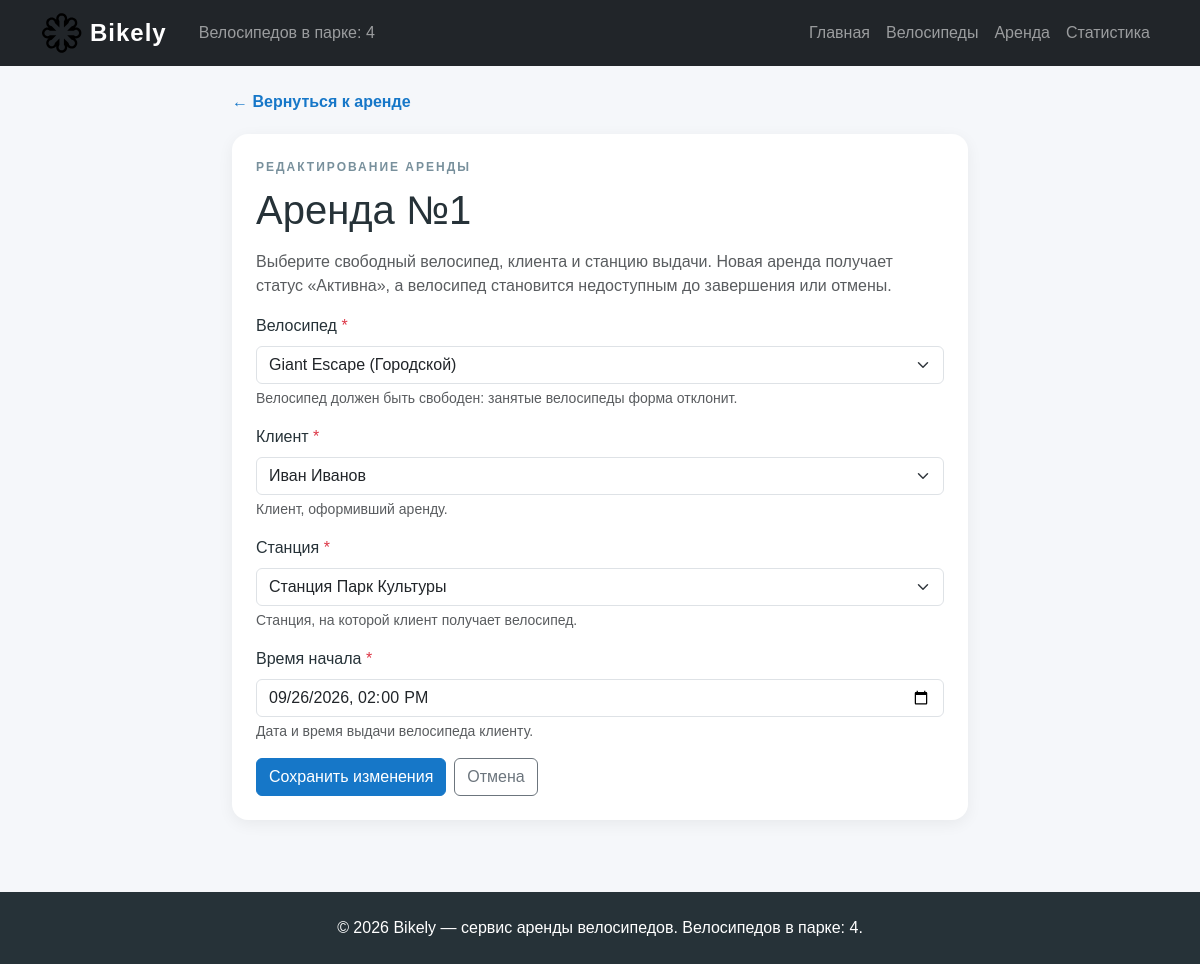
Screenshot of /rentals/1/edit/ with the database file from the repository.
### web_rentals/models.py (models this page shows, shortened)
class Rental(models.Model):
    class Status(models.TextChoices):
        ACTIVE = "active", "Активна"
        COMPLETED = "completed", "Завершена"
        CANCELLED = "cancelled", "Отменена"
    bike = models.ForeignKey(
        Bike,
        on_delete=models.PROTECT,
        related_name="rentals",
        verbose_name="Велосипед",
        help_text="Выданный клиенту велосипед.",
    )
    user = models.ForeignKey(
        User,
        on_delete=models.PROTECT,
        related_name="rentals",
        verbose_name="Клиент",
        help_text="Клиент, оформивший аренду.",
    )
    station = models.ForeignKey(
        Station,
        on_delete=models.PROTECT,
        related_name="rentals",
        verbose_name="Станция",
        help_text="Станция выдачи велосипеда.",
    )
    start_time = models.DateTimeField(
        default=timezone.now,
        verbose_name="Время начала",
        help_text="Дата и время выдачи велосипеда клиенту.",
    )
    status = models.CharField(
        max_length=20,
        choices=Status.choices,
        default=Status.ACTIVE,
        db_index=True,
        verbose_name="Статус аренды",
        help_text=(
            "Активная аренда блокирует велосипед, "
            "завершённая и отменённая — нет."
        ),
    )
    objects = RentalQuerySet.as_manager()
    class Meta:
        ordering = ["-start_time", "pk"]
        verbose_name = "Аренда"
        verbose_name_plural = "Аренды"
        indexes = [
            models.Index(
                fields=["status", "-start_time"],
                name="rental_status_start_idx",
            ),
        ]

### web_rentals/views.py (the view)
def rental_update_view(request, rental_id):
    rental = get_object_or_404(
        Rental.objects.active(),
        pk=rental_id,
    )
    old_bike_id = rental.bike_id
    if request.method == "POST":
        form = RentalForm(request.POST, instance=rental)
        if form.is_valid():
            new_bike = form.cleaned_data["bike"]
            bike_changed = new_bike.pk != old_bike_id
            bike_is_busy = (
                Rental.objects.active()
                .filter(bike=new_bike)
                .exclude(pk=rental.pk)
                .exists()
            )
            if bike_is_busy or (bike_changed and not new_bike.is_available):
                form.add_error(
                    "bike",
                    "Выбранный велосипед уже находится в активной аренде.",
                )
            else:
                with transaction.atomic():
                    updated = form.save(commit=False)
                    updated.status = Rental.Status.ACTIVE
                    updated.save()
                    Bike.objects.filter(pk=new_bike.pk).update(
                        is_available=False
                    )
                    if bike_changed:
                        Bike.objects.filter(pk=old_bike_id).update(
                            is_available=True
                        )
                return redirect(
                    "web_rentals:detail",
                    rental_id=rental.pk,
                )
    else:
        form = RentalForm(instance=rental)
    return render(
        request,
        "web_rentals/rental_form.html",
        {"form": form, "rental": rental, "is_edit": True},
    )

### web_rentals/forms.py (shortened to what this page needs)
class RentalForm(forms.ModelForm):
    start_time = forms.DateTimeField(
        label="Время начала",
        widget=forms.DateTimeInput(
            attrs={"type": "datetime-local", "class": "form-control"},
            format="%Y-%m-%dT%H:%M",
        ),
        input_formats=(
            "%Y-%m-%dT%H:%M",
            "%Y-%m-%dT%H:%M:%S",
            "%Y-%m-%d %H:%M:%S",
            "%Y-%m-%d %H:%M",
        ),
        help_text="Дата и время выдачи велосипеда клиенту.",
    )
    class Meta:
        model = Rental
        fields = ("bike", "user", "station", "start_time")
        widgets = {
            "bike": forms.Select(attrs={"class": "form-select"}),
            "user": forms.Select(attrs={"class": "form-select"}),
            "station": forms.Select(attrs={"class": "form-select"}),
        }
        labels = {
            "bike": "Велосипед",
            "user": "Клиент",
            "station": "Станция",
        }
        help_texts = {
            "bike": (
                "Велосипед должен быть свободен: занятые велосипеды "
                "форма отклонит."
            ),
            "station": "Станция, на которой клиент получает велосипед.",
        }

### web_bikes/models.py (called while the page is built)
    def __str__(self):
        return self.name

    def __str__(self):
        return f"{self.model} ({self.get_type_display()})"

### web_main/context_processors.py (called while the page is built)
def bikely_context(request):
    bike_stats = Bike.objects.aggregate(
        bikes_total=Count("id"),
        bikes_available=Count("id", filter=Q(is_available=True)),
    )
    rental_stats = Rental.objects.statistics()
    return {
        "site_name": "Bikely",
        "bikes_count": bike_stats["bikes_total"],
        "bikely_stats": {
            "bikes_total": bike_stats["bikes_total"],
            "bikes_available": bike_stats["bikes_available"],
            "rentals_total": rental_stats["total"],
            "rentals_active": rental_stats["active"],
            "rentals_completed": rental_stats["completed"],
            "rentals_cancelled": rental_stats["cancelled"],
        },
    }

### web_rentals/models.py (called while the page is built)
    def __str__(self):
        return self.name

    def active(self):
        return self.filter(status=Rental.Status.ACTIVE)

### web_rentals/templates/web_rentals/rental_form.html (shortened to what this page needs)
{% extends "base.html" %}
{% block content %}
<div class="row justify-content-center">
    <div class="col-lg-8">
        <a class="back-link"
           href="{% if is_edit %}{% url 'web_rentals:detail' rental.id %}{% else %}{% url 'web_rentals:list' %}{% endif %}">
            ← {% if is_edit %}Вернуться к аренде{% else %}Вернуться к списку аренд{% endif %}
        </a>
        <div class="data-card">
            <span class="eyebrow">
                {% if is_edit %}РЕДАКТИРОВАНИЕ АРЕНДЫ{% else %}НОВАЯ АРЕНДА{% endif %}
            </span>
            <h1 class="mb-3">
                {% if is_edit %}
                    Аренда №{{ rental.id }}
                {% else %}
                    Оформление аренды
                {% endif %}
            </h1>
            <p class="text-muted">
                Выберите свободный велосипед, клиента и станцию выдачи.
                Новая аренда получает статус «Активна», а велосипед
                становится недоступным до завершения или отмены.
            </p>
            <form method="post" novalidate>
                {% include "includes/form_field.html" with field=form.bike %}
                {% include "includes/form_field.html" with field=form.user %}
                {% include "includes/form_field.html" with field=form.station %}
                {% include "includes/form_field.html" with field=form.start_time %}
                <div class="d-flex flex-wrap gap-2">
                    <button class="btn btn-primary" type="submit">
                        {% if is_edit %}Сохранить изменения{% else %}Оформить аренду{% endif %}
                    </button>
                    <a class="btn btn-outline-secondary"
                       href="{% if is_edit %}{% url 'web_rentals:detail' rental.id %}{% else %}{% url 'web_rentals:list' %}{% endif %}">
                        Отмена
                    </a>
                </div>
            </form>
        </div>
    </div>
</div>
{% endblock %}

### templates/includes/form_field.html (shortened to what this page needs)
{% if field.field.widget.input_type == "checkbox" %}
    <div class="form-check mb-3">
        {{ field }}
        <label class="form-check-label" for="{{ field.id_for_label }}">
            {{ field.label }}
        </label>
        {% if field.help_text %}
            <div class="form-text">{{ field.help_text }}</div>
        {% endif %}
        {% for error in field.errors %}
            <div class="text-danger small">{{ error }}</div>
        {% endfor %}
    </div>
{% else %}
    <div class="mb-3">
        <label class="form-label" for="{{ field.id_for_label }}">
            {{ field.label }}
            {% if field.field.required %}
                <span class="text-danger">*</span>
            {% endif %}
        </label>
        {{ field }}
        {% if field.help_text %}
            <div class="form-text">{{ field.help_text }}</div>
        {% endif %}
    </div>
{% endif %}

### static/css/style.css (style rules this page uses)
body { background-color: #f5f7fa; color: #263238; font-family: Arial, sans-serif; min-height: 100vh; }
a { text-decoration: none; }
.feature-card, .data-card, .detail-card, .station-card { background: #ffffff; border-radius: 16px; padding: 24px; box-shadow: 0 4px 16px rgba(0, 0, 0, 0.06); transition: transform 0.2s ease, box-shadow 0.2s ease; }
.btn-primary, .btn-bikely { background-color: #1677c8; border-color: #1677c8; color: #ffffff; }
.text-link, .back-link { color: #1677c8; font-weight: bold; }
.back-link { display: inline-block; margin-bottom: 20px; }
.eyebrow { display: block; color: #78909c; font-size: 12px; font-weight: bold; letter-spacing: 2px; margin-bottom: 10px; }

### rows the page displays
Rental: id "1", bike "Giant Escape (Городской)", user "Иван Иванов", station "Станция Парк Культуры", start_time "09/26/2026 14:00"

### other values shown
{{ site_name|default:"Bikely" }} "Bikely"
{{ bikes_count }} "4"
{{ field.label }} "Велосипед Клиент Станция Время начала"
{{ field.help_text }} "Велосипед должен быть свободен: занятые велосипеды форма отклонит. Клиент, оформивший аренду. Станция, на которой клиент получает велосипед. Дата и время выдачи велосипеда клиенту."
